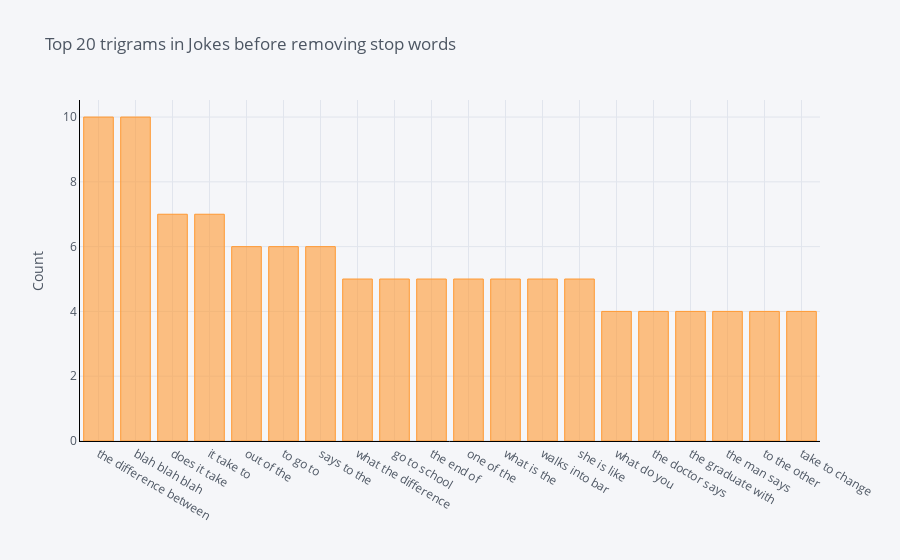

The cell this chart's notebook holds for it:
### Code cell
configure_plotly_browser_state()


def get_top_n_trigram(corpus, n=None):
    vec = CountVectorizer(ngram_range=(3, 3)).fit(corpus)
    bag_of_words = vec.transform(corpus)
    sum_words = bag_of_words.sum(axis=0) 
    words_freq = [(word, sum_words[0, idx]) for word, idx in vec.vocabulary_.items()]
    words_freq =sorted(words_freq, key = lambda x: x[1], reverse=True)
    return words_freq[:n]
common_words = get_top_n_trigram(jokes['jokeText'], 20)
df5 = pd.DataFrame(common_words, columns = ['ReviewText' , 'count'])
df5.groupby('ReviewText').sum()['count'].sort_values(ascending=False).iplot(
    kind='bar', yTitle='Count', linecolor='black', title='Top 20 trigrams in Jokes before removing stop words')

### Figure 1 — Plotly figure (JSON) as saved in the notebook; plotly's stock layout.template omitted (floating-point values rounded to 4 significant figures)
{"data": [{"marker": {"color": "rgba(255, 153, 51, 0.6)", "line": {"color": "rgba(255, 153, 51, 1.0)", "width": 1}}, "name": "count", "orientation": "v", "text": "", "type": "bar", "x": ["the difference between", "blah blah blah", "does it take", "it take to", "out of the", "to go to", "says to the", "what the difference", "go to school", "the end of", "one of the", "what is the", "walks into bar", "she is like", "what do you", "the doctor says", "the graduate with", "the man says", "to the other", "take to change"], "y": [10, 10, 7, 7, 6, 6, 6, 5, 5, 5, 5, 5, 5, 5, 4, 4, 4, 4, 4, 4]}], "layout": {"legend": {"bgcolor": "#F5F6F9", "font": {"color": "#4D5663"}}, "paper_bgcolor": "#F5F6F9", "plot_bgcolor": "#F5F6F9", "title": {"font": {"color": "#4D5663"}, "text": "Top 20 trigrams in Jokes before removing stop words"}, "xaxis": {"gridcolor": "#E1E5ED", "linecolor": "black", "showgrid": true, "tickfont": {"color": "#4D5663"}, "title": {"font": {"color": "#4D5663"}, "text": ""}, "zerolinecolor": "#E1E5ED"}, "yaxis": {"gridcolor": "#E1E5ED", "linecolor": "black", "showgrid": true, "tickfont": {"color": "#4D5663"}, "title": {"font": {"color": "#4D5663"}, "text": "Count"}, "zerolinecolor": "#E1E5ED"}}}
